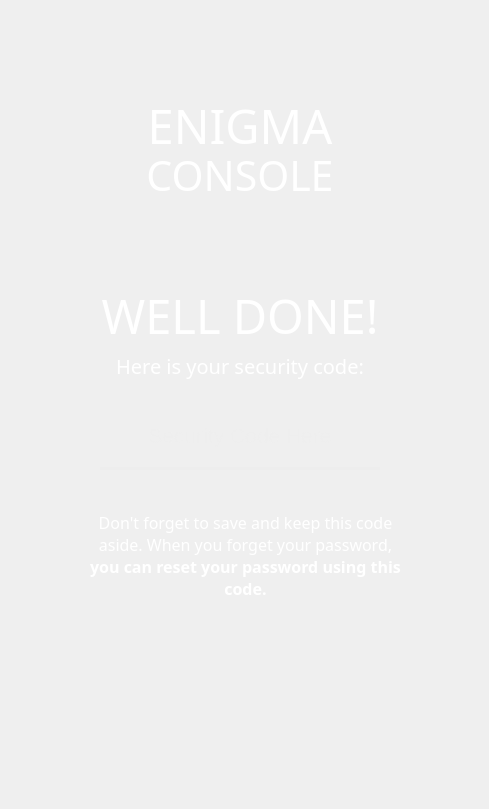
    <widget class="QWidget" name="password_done_page">
     <widget class="QLabel" name="background_4">
      <property name="geometry">
       <rect>
        <x>0</x>
        <y>0</y>
        <width>480</width>
        <height>800</height>
       </rect>
      </property>
      <property name="styleSheet">
       <string notr="true">background-image: url(bg-vertical.png);</string>
      </property>
      <property name="text">
       <string/>
      </property>
     </widget>
     <widget class="QLabel" name="enigmatext_4">
      <property name="geometry">
       <rect>
        <x>0</x>
        <y>100</y>
        <width>480</width>
        <height>51</height>
       </rect>
      </property>
      <property name="font">
       <font>
        <family>Montserrat Black</family>
        <pointsize>35</pointsize>
       </font>
      </property>
      <property name="styleSheet">
       <string notr="true">color:rgba(255,255,255,255);
</string>
      </property>
      <property name="text">
       <string>ENIGMA</string>
      </property>
      <property name="textFormat">
       <enum>Qt::PlainText</enum>
      </property>
      <property name="alignment">
       <set>Qt::AlignCenter</set>
      </property>
     </widget>
     <widget class="QLabel" name="consoletext_4">
      <property name="geometry">
       <rect>
        <x>0</x>
        <y>150</y>
        <width>480</width>
        <height>51</height>
       </rect>
      </property>
      <property name="font">
       <font>
        <family>Montserrat Light</family>
        <pointsize>31</pointsize>
       </font>
      </property>
      <property name="styleSheet">
       <string notr="true">color:rgba(255,255,255,255);
</string>
      </property>
      <property name="text">
       <string>CONSOLE</string>
      </property>
      <property name="textFormat">
       <enum>Qt::AutoText</enum>
      </property>
      <property name="alignment">
       <set>Qt::AlignCenter</set>
      </property>
     </widget>
     <widget class="QLabel" name="finish_text">
      <property name="geometry">
       <rect>
        <x>0</x>
        <y>290</y>
        <width>480</width>
        <height>51</height>
       </rect>
      </property>
      <property name="font">
       <font>
        <family>Montserrat Light</family>
        <pointsize>35</pointsize>
       </font>
      </property>
      <property name="styleSheet">
       <string notr="true">color:rgba(255,255,255,255);
</string>
      </property>
      <property name="text">
       <string>WELL DONE!</string>
      </property>
      <property name="textFormat">
       <enum>Qt::PlainText</enum>
      </property>
      <property name="alignment">
       <set>Qt::AlignCenter</set>
      </property>
     </widget>
     <widget class="QLabel" name="security_text">
      <property name="geometry">
       <rect>
        <x>0</x>
        <y>340</y>
        <width>480</width>
        <height>51</height>
       </rect>
      </property>
      <property name="font">
       <font>
        <family>Montserrat Medium</family>
        <pointsize>15</pointsize>
       </font>
      </property>
      <property name="styleSheet">
       <string notr="true">color:rgba(255,255,255,255);
</string>
      </property>
      <property name="text">
       <string>Here is your security code:</string>
      </property>
      <property name="textFormat">
       <enum>Qt::PlainText</enum>
      </property>
      <property name="alignment">
       <set>Qt::AlignCenter</set>
      </property>
     </widget>
     <widget class="QLineEdit" name="securit_code_label">
      <property name="geometry">
       <rect>
        <x>100</x>
        <y>410</y>
        <width>280</width>
        <height>60</height>
       </rect>
      </property>
      <property name="font">
       <font>
        <pointsize>16</pointsize>
       </font>
      </property>
      <property name="mouseTracking">
       <bool>false</bool>
      </property>
      <property name="focusPolicy">
       <enum>Qt::NoFocus</enum>
      </property>
      <property name="autoFillBackground">
       <bool>false</bool>
      </property>
      <property name="styleSheet">
       <string notr="true">background-color:rgba(0, 0, 0, 0);
border:none;
border-bottom:3px solid rgba(237, 237, 237, 237);
color:rgba(237, 237, 237, 237);
padding-bottom:7px;
background-color: rgba(0, 0, 0, 0);</string>
      </property>
      <property name="frame">
       <bool>true</bool>
      </property>
      <property name="echoMode">
       <enum>QLineEdit::Normal</enum>
      </property>
      <property name="alignment">
       <set>Qt::AlignCenter</set>
      </property>
      <property name="readOnly">
       <bool>true</bool>
      </property>
      <property name="placeholderText">
       <string>Security Code Here</string>
      </property>
      <property name="clearButtonEnabled" stdset="0">
       <bool>false</bool>
      </property>
     </widget>
     <widget class="QLabel" name="info_text">
      <property name="geometry">
       <rect>
        <x>90</x>
        <y>490</y>
        <width>311</width>
        <height>131</height>
       </rect>
      </property>
      <property name="font">
       <font>
        <family>Montserrat Medium</family>
        <pointsize>12</pointsize>
        <strikeout>false</strikeout>
       </font>
      </property>
      <property name="layoutDirection">
       <enum>Qt::LeftToRight</enum>
      </property>
      <property name="autoFillBackground">
       <bool>false</bool>
      </property>
      <property name="styleSheet">
       <string notr="true">color:rgba(255,255,255,255);
</string>
      </property>
      <property name="text">
       <string>Don't forget to save and keep this code aside. When you forget your password, &lt;strong&gt;you can reset your password using this code.&lt;/strong&gt;</string>
      </property>
      <property name="textFormat">
       <enum>Qt::AutoText</enum>
      </property>
      <property name="scaledContents">
       <bool>false</bool>
      </property>
      <property name="alignment">
       <set>Qt::AlignCenter</set>
      </property>
      <property name="wordWrap">
       <bool>true</bool>
      </property>
     </widget>
     <widget class="QPushButton" name="continue_button">
      <property name="enabled">
       <bool>true</bool>
      </property>
      <property name="geometry">
       <rect>
        <x>200</x>
        <y>630</y>
        <width>80</width>
        <height>80</height>
       </rect>
      </property>
      <property name="sizePolicy">
       <sizepolicy hsizetype="Fixed" vsizetype="Fixed">
        <horstretch>0</horstretch>
        <verstretch>0</verstretch>
       </sizepolicy>
      </property>
      <property name="font">
       <font>
        <kerning>false</kerning>
       </font>
      </property>
      <property name="layoutDirection">
       <enum>Qt::LeftToRight</enum>
      </property>
      <property name="styleSheet">
       <string notr="true">QPushButton {border-radius: 40px;}QPushButton:pressed {background-color: rgba(196, 196, 196, 196);}
</string>
      </property>
      <property name="text">
       <string/>
      </property>
      <property name="icon">
       <iconset>
        <activeon>continue-icon.png</activeon>
       </iconset>
      </property>
      <property name="iconSize">
       <size>
        <width>80</width>
        <height>80</height>
       </size>
      </property>
      <property name="checkable">
       <bool>false</bool>
      </property>
      <property name="autoRepeat">
       <bool>false</bool>
      </property>
     </widget>
    </widget>
